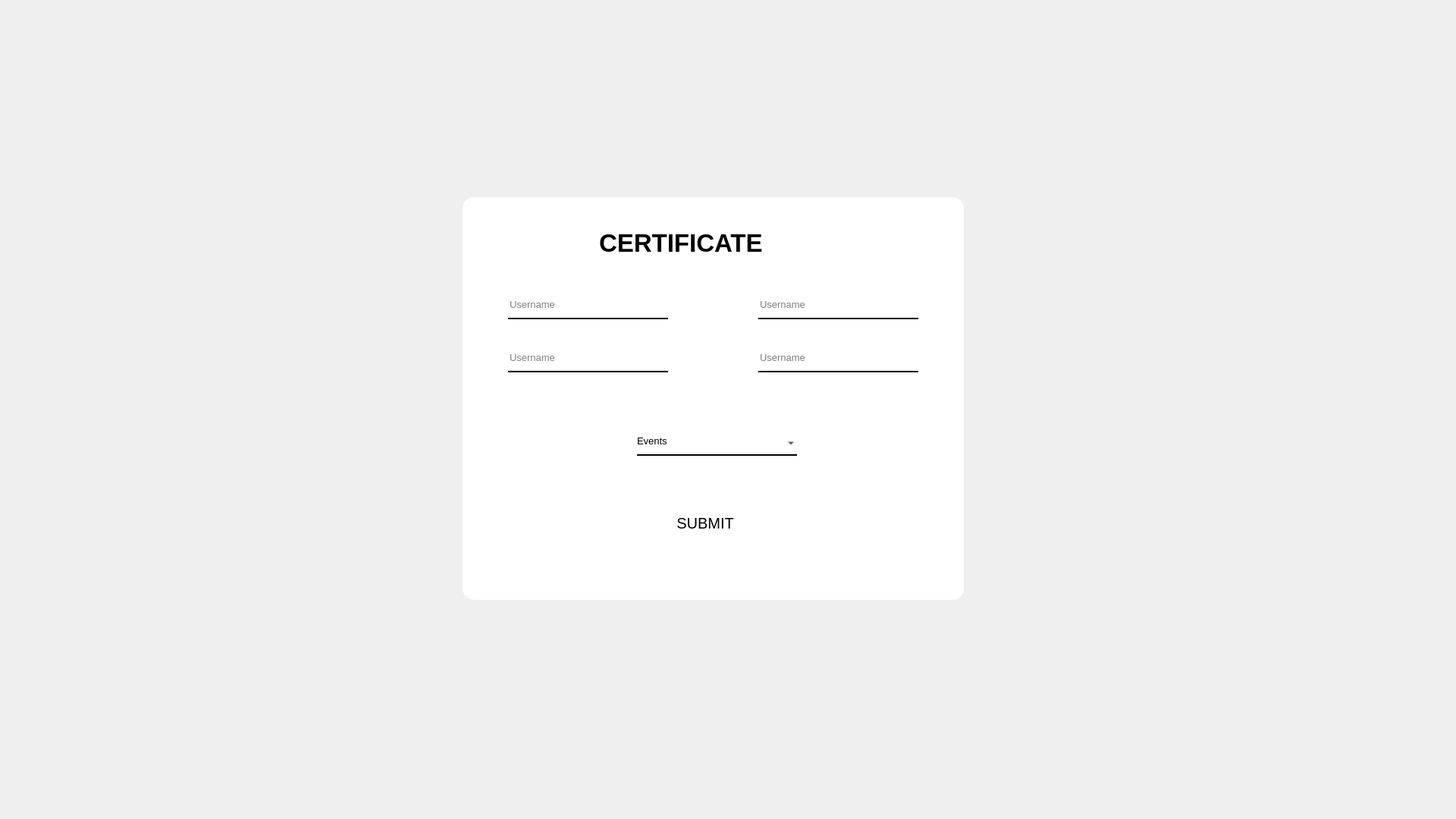
<?xml version="1.0" encoding="UTF-8"?>
<ui version="4.0">
 <class>Form</class>
 <widget class="QWidget" name="Form">
  <property name="geometry">
   <rect>
    <x>0</x>
    <y>0</y>
    <width>1920</width>
    <height>1080</height>
   </rect>
  </property>
  <property name="windowTitle">
   <string>Form</string>
  </property>
  <property name="styleSheet">
   <string notr="true">QPushButton#c_butt{
	background-color: qlineargradient(spread:pad, x1:0, y1:0., x2:1, y2:0, stop:0 rgba(20, 47,78, 219), stop:1 rgba(85, 98, 112, 226));
	color:rgba(255,255,255,210);
	border-radius:50px;
}
QPushButton#c_butt:hover{
	background-color: qlineargradient(spread:pad, x1:0, y1:0., x2:1, y2:0, stop:0 rgba(40, 67,98, 219), stop:1 rgba(105, 118, 132, 226));
}
QPushButton#c_butt:pressed{
	padding-left:5px;
	padding-top:5px;
	background-color:rgba(105,118,132,200);
}

QPushButton#c_butt_2{
	background-color: rgba(0,0,0,0);
	color:rgba(85,98,112,255);
}
QPushButton#c_butt:hover_2{
	color:rgba(155,168,182,220);
}
QPushButton#c_butt:pressed_2{
	padding-left:5px;
	padding-top:5px;
	background-color:rgba(115,128,142,255);
}</string>
  </property>
  <widget class="QLabel" name="label">
   <property name="geometry">
    <rect>
     <x>0</x>
     <y>0</y>
     <width>1920</width>
     <height>1080</height>
    </rect>
   </property>
   <property name="styleSheet">
    <string notr="true">background-image: url("C://Users//RIYA//OneDrive//Desktop//PyQt_is_real_shit//bg_not_blurred.png");</string>
   </property>
   <property name="text">
    <string/>
   </property>
   <property name="pixmap">
    <pixmap>../../Downloads/jk.png</pixmap>
   </property>
  </widget>
  <widget class="QLabel" name="label_2">
   <property name="geometry">
    <rect>
     <x>610</x>
     <y>260</y>
     <width>661</width>
     <height>531</height>
    </rect>
   </property>
   <property name="styleSheet">
    <string notr="true">background-color: rgb(255, 255, 255);
border-radius : 15px;</string>
   </property>
   <property name="text">
    <string/>
   </property>
  </widget>
  <widget class="QLabel" name="label_3">
   <property name="geometry">
    <rect>
     <x>790</x>
     <y>300</y>
     <width>291</width>
     <height>41</height>
    </rect>
   </property>
   <property name="font">
    <font>
     <pointsize>25</pointsize>
     <weight>75</weight>
     <bold>true</bold>
    </font>
   </property>
   <property name="styleSheet">
    <string notr="true">color: rgb(0, 0, 0);</string>
   </property>
   <property name="text">
    <string>CERTIFICATE</string>
   </property>
  </widget>
  <widget class="QLineEdit" name="lineEdit_3">
   <property name="geometry">
    <rect>
     <x>670</x>
     <y>390</y>
     <width>211</width>
     <height>31</height>
    </rect>
   </property>
   <property name="font">
    <font>
     <pointsize>10</pointsize>
    </font>
   </property>
   <property name="styleSheet">
    <string notr="true">background-color:rgba(0,0,0,0);
border:none;
border-bottom:2px solid rgba(,118,132,255);
color: rgb(0, 0, 0);
padding-bottom:7px;</string>
   </property>
   <property name="text">
    <string/>
   </property>
   <property name="placeholderText">
    <string>Username</string>
   </property>
  </widget>
  <widget class="QLineEdit" name="lineEdit_4">
   <property name="geometry">
    <rect>
     <x>1000</x>
     <y>390</y>
     <width>211</width>
     <height>31</height>
    </rect>
   </property>
   <property name="font">
    <font>
     <pointsize>10</pointsize>
    </font>
   </property>
   <property name="styleSheet">
    <string notr="true">background-color:rgba(0,0,0,0);
border:none;
border-bottom:2px solid rgba(,118,132,255);
color: rgb(0, 0, 0);
padding-bottom:7px;</string>
   </property>
   <property name="text">
    <string/>
   </property>
   <property name="placeholderText">
    <string>Username</string>
   </property>
  </widget>
  <widget class="QLineEdit" name="lineEdit_5">
   <property name="geometry">
    <rect>
     <x>670</x>
     <y>460</y>
     <width>211</width>
     <height>31</height>
    </rect>
   </property>
   <property name="font">
    <font>
     <pointsize>10</pointsize>
    </font>
   </property>
   <property name="styleSheet">
    <string notr="true">background-color:rgba(0,0,0,0);
border:none;
border-bottom:2px solid rgba(,118,132,255);
color: rgb(0, 0, 0);
padding-bottom:7px;</string>
   </property>
   <property name="text">
    <string/>
   </property>
   <property name="placeholderText">
    <string>Username</string>
   </property>
  </widget>
  <widget class="QLineEdit" name="lineEdit_6">
   <property name="geometry">
    <rect>
     <x>1000</x>
     <y>460</y>
     <width>211</width>
     <height>31</height>
    </rect>
   </property>
   <property name="font">
    <font>
     <pointsize>10</pointsize>
    </font>
   </property>
   <property name="styleSheet">
    <string notr="true">background-color:rgba(0,0,0,0);
border:none;
border-bottom:2px solid rgba(,118,132,255);
color: rgb(0, 0, 0);
padding-bottom:7px;</string>
   </property>
   <property name="text">
    <string/>
   </property>
   <property name="placeholderText">
    <string>Username</string>
   </property>
  </widget>
  <widget class="QComboBox" name="comboBox">
   <property name="geometry">
    <rect>
     <x>840</x>
     <y>570</y>
     <width>211</width>
     <height>31</height>
    </rect>
   </property>
   <property name="font">
    <font>
     <pointsize>10</pointsize>
    </font>
   </property>
   <property name="styleSheet">
    <string notr="true">background-color:rgba(0,0,0,0);
border:none;
border-bottom:2px solid rgba(,118,132,255);
color: rgb(0, 0, 0);
padding-bottom:7px;</string>
   </property>
   <property name="editable">
    <bool>false</bool>
   </property>
   <property name="currentIndex">
    <number>0</number>
   </property>
   <property name="frame">
    <bool>true</bool>
   </property>
   <item>
    <property name="text">
     <string>Events</string>
    </property>
   </item>
   <item>
    <property name="text">
     <string>Iris</string>
    </property>
   </item>
   <item>
    <property name="text">
     <string>Ignitra</string>
    </property>
   </item>
   <item>
    <property name="text">
     <string>Mosaic</string>
    </property>
   </item>
   <item>
    <property name="text">
     <string>Industrial Visits</string>
    </property>
   </item>
  </widget>
  <widget class="QPushButton" name="c_butt">
   <property name="geometry">
    <rect>
     <x>830</x>
     <y>670</y>
     <width>200</width>
     <height>40</height>
    </rect>
   </property>
   <property name="font">
    <font>
     <pointsize>15</pointsize>
    </font>
   </property>
   <property name="styleSheet">
    <string notr="true">color: rgb(0, 0, 0);</string>
   </property>
   <property name="text">
    <string>SUBMIT</string>
   </property>
  </widget>
 </widget>
 <resources>
  <include location="images.qrc"/>
 </resources>
 <connections/>
</ui>
